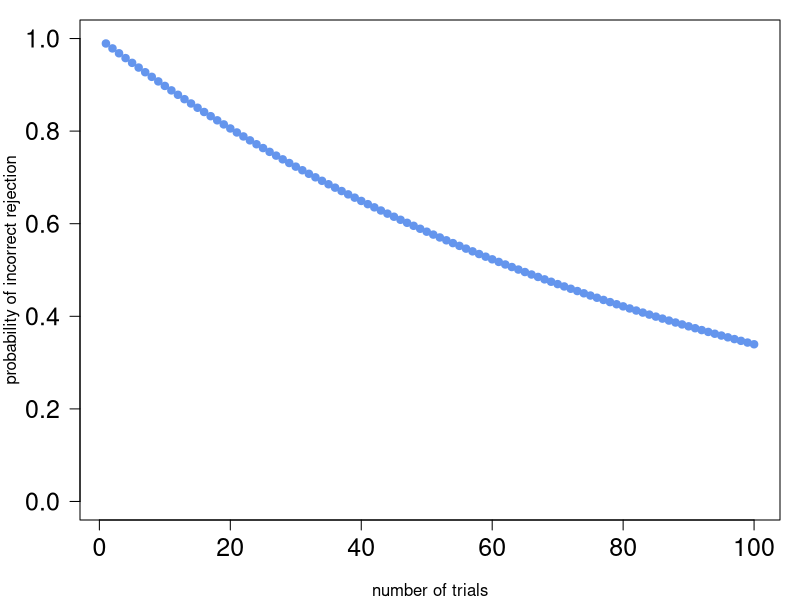

R code for this plot:
## ---- chunk 1
layout(matrix(1,1,1))
par(mar=c(4,4,1,1))
p_mul = rep(0, 100)
p_mul[1] = 1-sum(dbinom(9:10, 10, 0.5))

for(i in 2:100 ){
    p_mul[i] = p_mul[i-1]*p_mul[1]
}
plot(p_mul, col="cornflowerblue", lwd=1, las=1, ylim=c(0,1), pch=19,
     cex.axis=1.5, xlab="number of trials", ylab="probability of incorrect rejection")
